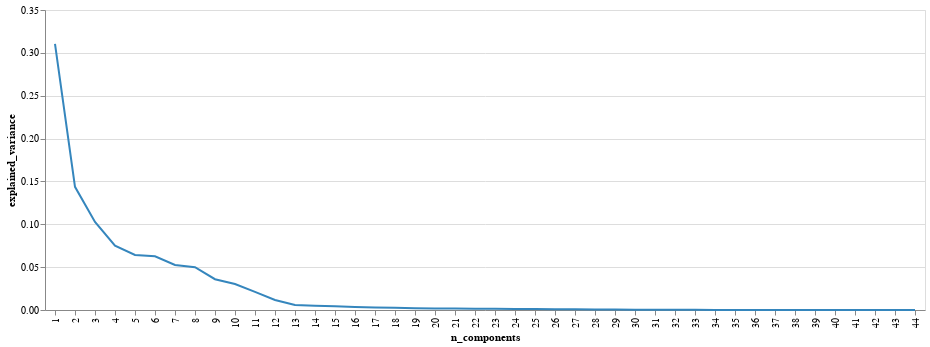

The code cell stored with this chart in its notebook:
### Code cell
draw_components_variance_chart(pca)

### Figure 1 — Vega-Lite specification as saved in the notebook (floating-point values rounded to 4 significant figures)
{"config": {"view": {"continuousWidth": 400, "continuousHeight": 300}}, "data": {"name": "data-4052ae7a3d078f84d35ba54c46d54b67"}, "mark": {"type": "line", "color": "#3586BD"}, "encoding": {"x": {"field": "n_components", "type": "ordinal"}, "y": {"field": "explained_variance", "type": "quantitative"}}, "$schema": "https://vega.github.io/schema/vega-lite/v4.17.0.json", "datasets": {"data-4052ae7a3d078f84d35ba54c46d54b67": [{"n_components": 1, "explained_variance": 0.3105}, {"n_components": 2, "explained_variance": 0.1437}, {"n_components": 3, "explained_variance": 0.1027}, {"n_components": 4, "explained_variance": 0.0751}, {"n_components": 5, "explained_variance": 0.06417}, {"n_components": 6, "explained_variance": 0.06269}, {"n_components": 7, "explained_variance": 0.05257}, {"n_components": 8, "explained_variance": 0.04997}, {"n_components": 9, "explained_variance": 0.03594}, {"n_components": 10, "explained_variance": 0.03033}, {"n_components": 11, "explained_variance": 0.02122}, {"n_components": 12, "explained_variance": 0.01168}, {"n_components": 13, "explained_variance": 0.005898}, {"n_components": 14, "explained_variance": 0.005094}, {"n_components": 15, "explained_variance": 0.004274}, {"n_components": 16, "explained_variance": 0.003456}, {"n_components": 17, "explained_variance": 0.003055}, {"n_components": 18, "explained_variance": 0.00254}, {"n_components": 19, "explained_variance": 0.001973}, {"n_components": 20, "explained_variance": 0.001841}, {"n_components": 21, "explained_variance": 0.001721}, {"n_components": 22, "explained_variance": 0.001491}, {"n_components": 23, "explained_variance": 0.001323}, {"n_components": 24, "explained_variance": 0.001231}, {"n_components": 25, "explained_variance": 0.001044}, {"n_components": 26, "explained_variance": 0.0008706}, {"n_components": 27, "explained_variance": 0.0007903}, {"n_components": 28, "explained_variance": 0.000663}, {"n_components": 29, "explained_variance": 0.0005724}, {"n_components": 30, "explained_variance": 0.0004179}, {"n_components": 31, "explained_variance": 0.000374}, {"n_components": 32, "explained_variance": 0.0002691}, {"n_components": 33, "explained_variance": 0.0002145}, {"n_components": 34, "explained_variance": 0.0001352}, {"n_components": 35, "explained_variance": 0.0001062}, {"n_components": 36, "explained_variance": 3.229e-05}, {"n_components": 37, "explained_variance": 3.014e-05}, {"n_components": 38, "explained_variance": 2.678e-05}, {"n_components": 39, "explained_variance": 1.34e-05}, {"n_components": 40, "explained_variance": 1.197e-05}, {"n_components": 41, "explained_variance": 1.133e-05}, {"n_components": 42, "explained_variance": 3.86e-06}, {"n_components": 43, "explained_variance": 1.795e-06}, {"n_components": 44, "explained_variance": 5.819e-07}]}}
